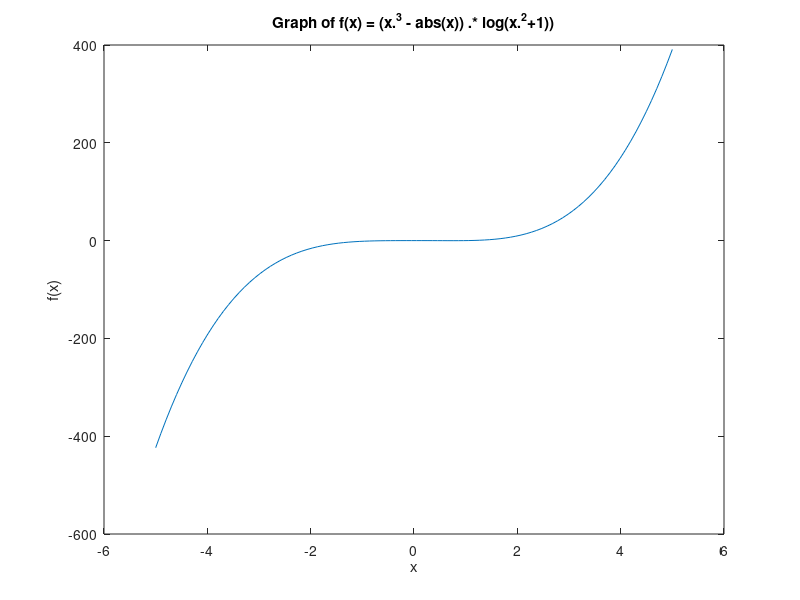

This figure's MATLAB source: (Note: this script raises an error after producing the figure.)
%%  Introduction to Plotting and Vectorization
% This lab will provide an introduction to two dimensional plots.  At
% the end, you should feel comfortable plotting functions of the form f(x).
% You should find this useful not only for visualizing the solutions of
% ODEs, but also for plotting general data that might appear in other
% courses and work.
%
% In the process we will also introduce the concept of vectorization, which
% is helpful for writing efficient and "clean" code.  Vectorization is a 
% concept found not only in MATLAB but also C/C++, Fortran, and other
% languages.
%
% Opening the m-file lab1.m in the MATLAB editor, step through each
% part using cell mode to see the results.  Compare the output with the
% PDF, which was generated from this m-file.
%
% There are twelve (12) exercises in this lab that will be graded.  
% Write your solutions in the template, including appropriate descriptions 
% in each step. Save the .m file as lab1_<UTORid>.m and submit it online on
% Quercus. Also, submit a PDF of the output by generating html (by going to
% 'File', 'Publish') and then saving to a PDF called lab1_<UTORid>.pdf. 
% Substitute your UTORid for <UTORid>.
%
% MAT292 Fall 2018, Stinchcombe & Khovanskii
% MAT292 Fall 2017, Stinchcombe & Sinnamon
% MAT292 Fall 2016, Sinnamon & Sousa
% Based on original from MAT292 Fall 2012, Hart & Pym

%% Creating Vectors Explicitly
% MATLAB plots vectors (also known as arrays) of data points.  The first 
% way to create vectors is to give MATLAB a list of values of the form:
%
% x = [value1, value2, value3, ..., valueN];
%
% We can then see the values in the array x by entering |x| without a
% semilcolon or with the command |disp(x)|, with or without the semicolon.
%
% Individual entries of the vector can be accessed with the command |x(i)|, 
% where |i| is between 1 and the length of the array.  If |i| is not in 
% this range an error is thrown.
%
% Examine the following commands and their output.

x = [.5, 1.0, 2.3, 4.0, 4.333, 5.];     %These are arbitrary values
x
disp(x)
disp(x);
x(1)
x(2)

%% Exercise 1
% Objective: Observe a MATLAB error when you try to access an invalid
% index.
%
% Details: Try to access elements of the vector |x|, created in the
% previous step at the command prompt |>>|.  Try values of |i| outside the 
% valid range.  Try negative values, zero, and large positive values.  Copy
% down the error message in each case, and report this in your submitted 
% work as:
%
% Error for negative index: "Array indices must be positive integers or
% logical values."
%
% Error for zero index: "Array indices must be positive integers or
% logical values."
%
% Error for positive index outside of the bounds: "Index exceeds array
% bounds."
%
% Only include the error message as a comment (with the percent signs), 
% DO NOT INCLUDE THE CODE IN YOUR SUBMISSION.

%% Plotting a Vector
% Given a list (one dimensional array) of values we can plot them with the
% command |plot(x)|, with or without a semicolon.  This will plot the points in the
% data set |(i, x(i))|.

plot(x)

%% Plotting Vector x against Vector y
% To plot functions, we need two vectors: a set of x points and a
% corresponding set of y points.  We now create a vector |y| and plot
% x against y with the command |plot(x,y)|.
%
% If the two vectors are not the same size, MATLAB will throw an error.

y = [3.7, -3.4, 1.02, 2.2, .04, 1.0];   %These are arbitrary values
plot(x,y)

%% Exercise 2
% Objective:  Create two vectors and plot one against the other.
%
% Details:  Explicitly create the vectors 
%
% x = [-5, -3, -1, 0, 2, 4, 6] 
%
% and 
%
% y = [-25, -9, -1, 0, 4, 16, 36]
%
% And plot |x| against |y|.  Your submission should show both the
% creation of the vectors and the figure, as in the example.

% Creation of vectors x and y
x = [-5, -3, -1, 0, 2, 4, 6];
y = [-25, -9, -1, 0, 4, 16, 36];

% Plot |x| against |y|
plot(x,y)

%% Creating Vectors with For Loops
% Entering the values by hand is tedious and error prone.  We can use
% MATLAB's programming features to create them.  Suppose we want to create
% a vector of N points between 0 and 1, equally spaced and inclusive.  This
% would be useful if we wanted to evaluate a function, f(x), at all of
% these values.
%
% The distance between the points will be h = (1 - 0)/(N-1), so that:
%
% 0 = x(1) = 0 * h < x(2) = 1 * h < ... < x(j) = (j-1) * h < ... < x(N) =
% (N-1) * j = 1
%
% NOTE: if we with to do this between two arbitrary points, a < b, instead
% of 0 and 1, the values would be: h = (b - a)/(N-1) and a = x(1) = a + 0 *
% h < x(2) = a+ 1 * h < ... < x(j) = a +(j-1) * h < ...< x(N) = b
%
% We assign a value of N, compute h, preallocate a vector x, and then loop
% through the vector.
%
% By 'preallocate' we mean 'set aside an array of the appropriate size in 
% memory for future use'.  Preallocation can be done with the command
% |x = zeros(N,1);|, which makes an array of length N in which all the entries
% are zero.  Other options are possible, too.

N = 11;             %Alter this value to see different results
h = (1-0)/(N-1);
x = zeros(N,1);     %This creates a column vector.  
                    %zeros(1,N) would create a row vector.

for j = 1:N
    x(j) = (j-1) * h;
end
disp(x);

%% Plotting y = x^2
% As a first example of plotting a function, we plot y = x^2.  Using the
% array |x| created in the last step, we populate a vector |y| such that
% |y(i) = x(i)^2| and plot it.
%

y = zeros(N,1);     %Preallocate the array

for j = 1:N
    y(j) = x(j)^2;
end

disp(y);

plot(x,y)

%% Plotting y = sin(2 * pi * x)
% MATLAB has a number of built in functions including the trigonometric
% functions (sin, cos, arccos,...), the exponential functions (exp), the
% natural logarithm function (log), hyperbolic functions (sinh, cosh), and
% others.  The constant |pi| is also defined.  For a full list of built in
% functions type |help elfun| at the MATLAB command line.  
%
% We create the vector |z| with |z(j) = sin(2*pi*x(j))|, using the same array as
% from the previous steps.

z = zeros(N,1);     %Preallocate the array

for j = 1:N
    z(j) = sin(2 * pi * x(j));
end

plot(x,z)

%% Exercise 3
% Objective:  Plot |x|.x
%
% Details:  Using a for loop, create a vector x of 101 equally spaced
% points between -3 and 7, inclusive.  Then create a vector y, such that
% |y(i) = abs(x(i))*x(i)| using a for loop.  Plot the results.  
%
% Your submission should include the code, as in the example, and 
% appropriate comments.

% Creation of vector x of 101 points
n = 101;
h = (7-(-3))/(n-1);
x = zeros(n,1);

% Preallocate the array y
y = zeros(n,1);

% Using a loop to equally space out points in vector x between -3 and 7
% and creating the function |y(i) = abs(x(i))*x(i)|
for i = 1:n
    x(i) = (-3)+(i-1)*h;
    y(i) = abs(x(i))*x(i);
end

% Plot |x| against |y|
plot(x,y)

%% Plotting Two Data Sets at Once
% We can also plot the preceding two examples on the same figure with the
% command |plot(x, y, x, z)|.  MATLAB will automatically put a different 
% color on each line.  

h=0.1              %redefine the variables x, y, z
x=0:h:1;           %because they might have been
y=x.^2;            %changed in exercise 3
z=sin(2*pi.*x);    %

plot(x,y,x,z)

%% Annotating a Figure
% It is easy to add a title, axis labels, and a legend to the
% preceding figure.
xlabel('x');
ylabel('f(x)');
title('Example plot of two functions plotted on the same figure');
legend('x^2', 'sin(2*pi*x)');

%% Using Help Effectively
% You can obtain help on any routine at the command line by typing |help
% commandname|.  As you may have noticed in the preceding figure, the
% legend was not placed in a convenient position.  We will now use help to
% find out how to move the legend to the lower left corner, where it will
% be less obtrusive.
%
% If you type |help legend| in the command window at the |>>| prompt, 
% you'll see a section:
%
% LEGEND(...,'Location',LOC) adds a legend in the specified
%    location, LOC, with respect to the axes.  LOC may be either a
%    1x4 position vector or one of the following strings:
%
%        'North'              inside plot box near top
%        'South'              inside bottom
%        'East'               inside right
%        'West'               inside left
%        'NorthEast'          inside top right (default)
%        'NorthWest           inside top left
%        'SouthEast'          inside bottom right
%        'SouthWest'          inside bottom left
%
% Thus, if we call |legend| again, with the option 
% |'Location', 'SouthWest'|, it will move the legend to where we want.

%NOTE: The labels are entered again.
legend('x^2', 'sin(2*pi*x)','Location','SouthWest');    

%% Vectorization - An Elegant Alternative to Loops
% In the previous examples, we used for loops to fill our arrays with the
% values we wanted.  This is very similar to what would be done in C/C++,
% Java, Fortran, and other languages.  
%
% MATLAB provides a faster way to perform these looped operations, using
% vectorization, which proccesses the entire vector as a single object.
% For example, given a vector |x|, we can get the sine of the values in |x|
% with the command |sin(x)|, which outputs another vector.  This works with
% all built in MATLAB functions.  
% 
% Multiplication, division, and exponentiation are handled differently.
% Instead of using |*|, |/|, and |^|, we must use |.*|, |./|, and |.^| to
% indicate that we want the operation to be performed on each element.  The
% reason for this change in the symbols is that MATLAB uses the symbols
% without the period for matrix multiplication, exponentiation, and other
% actions.
%
% Vectorization yields more concise and less error prone code:


y = x.^2;               %Alternatively, y = x .* x;
z = sin(2 * pi * x);    %NOTE:  Multiplcation by the scalar 2*pi, does not 
                        %       require the .* operator.  Why is that?

plot(x,y,x,z)           %Verify that these are the same results
xlabel('x');
ylabel('f(x)');
title('Example plot of two functions computed by vectorizaiton');
legend('x^2', 'sin(2*pi*x)','Location','SouthWest');

%% Speed Comparison
% Historically, it was desirable both for clarity and speed to use
% vecotrized operations in place of loops everywhere possible in MATLAB.  
% Recent versions of MATLAB have reduced the speed advantage through the 
% introduction of a Just in Time (JIT) compiler, parallel for loops, and 
% other tools.
%
% However, we can still demonstrate the speed advantage, and the benefit to
% clarity is already evident.
%
% Timing is done with the |tic|, |toc| commands, which enclose the region we
% want to benchmark. The first output is the time for the construction done
% by looping, the second output is the time for construction done with
% vectorization.
%

clear y;    %Clear the y array
tic;        %Begin timing the construciton and filling of the array

y = zeros(N,1);

for j = 1:N
    y(j) = x(j)^2;
end

toc;

clear y;    %Clear the y array
tic;
y = x.^2;
toc;

%% Exercise 4
% Objective:  Compare the speedup from vectorization for a larger vector.
%
% Details:  Create a vector |x| of 5000001 equally space points between -2 and
% 3, inclusive, using a for loop.  Then time the construction of vector |y|,
% whose values are arctan of x, by a for loop and by vectorization.  Be sure to clear 
% |y| between the two runs.  (Hint: use the help file to find the command for arctan!)
%
% Your submission should include the code, as in the example, with
% appropriate comments.
    
% Creation of vector x of 5000001 points and equally spacing out the points 
% between -2 and 3
N = 5000001;
h = (3-(-2))/(N-1);
x = zeros(N,1);
for i = 1:N
    x(i) = -2+(i-1)*h;
end

% Clear out the array y
clear y;

% Begin timing the construciton and filling of the array by a loop
tic;
y = zeros(N,1);
for i = 1:N
    y(i) = atan(x(i));
end
% Stop the timing
toc;

% Clear the array y
clear y;

% Begin timing the construciton and filling of the array by vectorization
tic;
y = atan(x);
% Stop the timing
toc;

%% Further Avoiding Loops with linspace
% In the preceding examples, we will focus on the vector |x|, which was
% constructed with a |for| loop.  MATLAB includes a routine for creating a
% vector of a given number, |N|, of equally spaced points between two
% values, |a| and |b|:
%
% |x = linspace(a, b, N);|
%
% No preallocation is neccessary.  The argument |N| is optional.  If it is
% omitted MATLAB uses 100 points by default.
%
% We will now use linspace to plot the functions y = x - x^3 and y = exp(x)
% in the range [-2, 4] with 200 points.

clear all;                  %Clears all variables

x = linspace(-2,4, 200);    %Create the array

y = x - x.^3;
z = exp(x);

plot(x,y,x,z)           %Verify that these are the same results
xlabel('x');
ylabel('f(x)');
title('Example plot of two functions generated by vectorizaiton');
legend('x-x^3', 'exp(x)','Location','SouthWest');

%% Exercise 5
% Objective:  Solve an ODE and plot three particular solutions.
%
% Details:  Manually find the general solution of the ODE:
%
% dy/dt + (2*t)*y = 1/exp(t^2)
%
% and the particular solutions for initial conditions y(1) = -1, y(1) = 0,
% and y(1) = 1. Plot these three particular solutions on the same axes
% lettting the independent variable range from 1 to 5. 
%
% Once you have the three particular solutions you will
% need to:
%
%  1. Create a vector for the independent variable, t.  Use linspace with
%  a reasonable number of points (100 is fine).
%  2. Create vectors for the three solutions.  Use vectorized operations.
%  3. Plot three solutions on the same axes, annotating the figure
%   appropriately.
%
% Your submission should include, in the description section, the general 
% solution of the ODE and the three particular solutions.  It should also 
% have the appropriately commented code.

% General solution:
% y = (c+t)/(exp(t^2))
% Particular solution with initial conditions y(1) = -1
% y = (-exp(1)-1+t)/(exp(t^2))
% Particular solution with initial conditions y(1) = 0
% y = (-1+t)/(exp(t^2))
% Particular solution with initial conditions y(1) = 1
% y = (exp(1)-1+t)/(exp(t^2))

% Create the array
t = linspace(1,5,100);

% Particular solutions for the three specified initial conditions
Sol_1 = (-exp(1)-1+t)./(exp(t.^2));
Sol_2 = (-1+t)./(exp(t.^2));
Sol_3 = (exp(1)-1+t)./(exp(t.^2));

% Plot the graph
plot(t,Sol_1,t,Sol_2,t,Sol_3);

% Label the graph
xlabel('t');
ylabel('y(t)');
title('Particular Solutions to dy/dt + (2*t)*y = 1/exp(t^2)');
legend('y(1) = -1', 'y(1) = 0','y(1) = 1','Location','SouthEast');
title(legend, 'Initial Conditions');

%% More Plotting Examples - Line Style
% There are many plotting options available, including color, line style,
% and marker style.  Some options can be found from the |help plot|
% command.  This is done by incuding a command after each line.
%
% In the first we example we will vary the line style.


x = linspace(-5,5);

%Plot three functions with different line styles.  NOTE: the
%function can be put directly in the plot argument.
plot(x, sin(x),'--', x, cos(x),'-.', x, exp(-x.^2),':');   
legend('sin', 'cos', 'exp(-x^2)');

%% More Plotting Examples - Line Color
% We can also control the color, mixing it with line style.

%Plot two functions, first in green and then in red.
x = linspace(-1,1);
plot(x, x.^3 .* sin(x), 'g', x, -x .* exp(x), 'r-');
legend('x^3 * sin(x)', '-x * exp(x)');

%% More Plotting Examples - Markers
% Markers can be used at the individual points, with and without a line 
% joining the points.
x = linspace(-4,4, 20);
plot(x, sin(x), 'x-', x, (x.^2)./(1+x.^2), '.');
legend('sin(x)', 'x^2/(1+x^2)');

%% Inline functions of one variable
% 
% Suppose we wish to construct the function:
%
% |f(x) = x * sin(x)|
%
% In a way that MATLAB can understand and manipulate.  This will let us
% compute values of |f(x)|, plot it, and create other functions from it.
%
% This can be accomplished by defining an inline function of one variable,
% with the command:
%
% function name = @(argument name) mathematical expression;
%
% For this example, the function name is |f|, the argument name is |x|, and
% the mathematical expression is |x * sin(x)|.
%
% Consider the following examples, and take note of:
%
% 1. The use of vectorization in the definitions, 2. The different ways
% that the output can be displayed, 3. The different variable names.
%

f = @(x) x .* sin(x);

x = 1;
fprintf(' f(%g) = %g\n', x, f(x));
fprintf(' f(%g) = %g\n', 1, f(1));
disp(f(1));
f(1)
x = 2;
fprintf(' f(%g) = %g\n', 2, f(2));
fprintf(' f(%g) = %g\n', 2, f(2));
disp(f(2));
f(2)

disp(f([1,2]))

g = @(t) t.^2 - t +1;
g(1)
g(2)

% Construct an array of 100 grid points from -2 to 2, and plot g(t).
t = linspace(-2,2);
plot(t, g(t));
% Label axes
xlabel('t');
ylabel('g');


%% Exercise 6
%
% Objective: Write and use an inline function of one variable.
%
% Details: Define the inline function for
%
% |f(x) = (x^3 - abs(x)) * ln(x^2+1)|
%
% Use this function to compute |f(0)|, |f(1)|, and |f(-1)| and plot the
% function with 100 grid points from -5 to 5. Make sure to
% use vectorization in your definition, and label your axes.
%
% Your submission should show the definition of the function, and the
% computation of these values.

% Defining an inline function of one variable (Function Definition)
f = @(x) (x.^3 - abs(x)) .* log(x.^2+1);

% Computing and printing |f(0)| where x = 0
fprintf(' f(%g) = %g\n', 0, f(0));

% Computing and printing |f(1)| where x = 1
fprintf(' f(%g) = %g\n', 1, f(1));

% Computing and printing |f(-1)| where x = -1
fprintf(' f(%g) = %g\n', -1, f(-1));

% Create the array
x=linspace(-5,5);

% Plot the graph
plot(x,f(x));

% Label the graph
title('Graph of f(x) = (x.^3 - abs(x)) .* log(x.^2+1))')
xlabel('x');
ylabel('f(x)');

%% Inline functions of two variables
%
% Suppose we wish to solve the equation 
%
% |x = y^3 + y|
%
% for |y| as a function of |x|.  If we do this by root finding, then, given
% a value of |x0|, we need to find the root of the function
%
% |g(y) = f(x0,y) = y^3 + y - x0|
%
% We will accomplish this using inline functions.
%
% Inline functions of two variables are defined as:
%
% func = @(x,y) f(x,y);
%
% where func is the name you wish to assign your function, and |f(x,y)| is
% the relevant expression.
%
% Some examples of defining and using inline functions of two variables
% are given below. 
%

f = @(x,y) y.^3 + y - x;
x = 0; y = 0;
fprintf(' f(x = %g, y = %g) = %g\n', x, y, f(x, y));
x = 0; y = 1;
fprintf(' f(x = %g, y = %g) = %g\n', x, y, f(x, y));
disp(f(x,y))
f(0,1)

h = @(t,u) t.^2  + sin(u);
h(1, pi/2)
h(2, 2)



%% Exercise 7
%
% Objective: Write and use an inline function of two variables.
%
% Details: Define the inline function for
%
% |f(x,y) = y + y^3 - cos x + x^2 - x^4|
%
% Note that |f(x,y) = c| is the implicit solution to 
%
% |dy/dx = (4x^3 - 2x - sin x)/(1+3y^2)|.
%
% See Examples 1-3 of section 2.1 in Brannan and Boyce for similar examples.
%
% Use this function to compute |f(0, 0)|, |f(pi/2,1)|, and |f(-1,-1)|.  Make
% sure to use vectorization in your definition.
%
% Your submission should show the definition of the function, and the
% computation of these values.
%

% Function Definition
f = @(x,y) y + y.^3 - cos(x) + x.^2 - x.^4;

% Results for certain values of x and y (printing them out)
x = 0; y = 0;
fprintf(' f(x = %g, y = %g) = %g\n', x, y, f(x, y));
x = (pi/2); y = 1;
fprintf(' f(x = %g, y = %g) = %g\n', x, y, f(x, y));
x = -1; y = -1;
fprintf(' f(x = %g, y = %g) = %g\n', x, y, f(x, y));

%% Numerically solving an implicit equation
%
% Given |x0|, we will now solve the equation
%
% |f(x0, y) = y^3 + y - x0 = 0|
%
% for y.  This will be accomplished using fzero, which employs a more
% advanced form of Newton's method. 
%
% The minimal arguments needed for using fzero are:
%
% fzero(function_handle, guess)
%
% function_handle is an abstract data structure which directs MATLAB
% towards a function of a single variable that it will try to zero.
%
% We need to tell MATLAB that it is trying to solve for the |y| argument.
% This is done by creating an inline function of one variable from the
% existing function, i.e.
% 
% g = @(y) f(x0, y)
%
% And then having fzero try to solve
%
% |g(y) = 0|
%
% You can either define the new inline function and use it:
%
% g = @(y) f(x0, y);
% y = fzero(g, guess);
%
% or you can put the inline function argument directly in the function
% handle argument:
%
% y = fzero(@(y) f(x0,y), guess);
% 
% The guess is an initial guess for what we anticipate y to be.  Finding a
% good initial guess may require some experimentation. For this example,
% the guess may be quite poor, and the algorithm will still converge.  For
% others, more care must be taken.
%
% Note the various ways of constructing the inline function of one
% variable, and the different guesses.


f = @(x,y) y.^3 + y - x;

x0 = 1;
guess = 1;
g = @(y) f(x0, y);
y = fzero(g, guess);
fprintf(' y(%g) = %g\n', x0, y);

guess = 50;
y = fzero(g, guess);
fprintf(' y(%g) = %g\n', x0, y);

x = 2;
g = @(y) f(x, y);
y = fzero(g, 2);
fprintf(' y(%g) = %g\n', x, y);

guess = 2;
y = fzero(@(y) f(2, y), guess);
fprintf(' y(%g) = %g\n', 2, y);

%% Exercise 8
%
% Objective: Use fzero to solve an equation |f(x,y)=0| for y at different
% values of x.
%
% Details: Consider the function
%
% |f(x,y) = y + y^3 - cos x + x^2 - x^4|
%
% Define the appropriate inline function and compute the single solution 
% at |x = 0| and the two positive solutions at |y = 1/2|.  
%
% You will need to experiment with different guesses to get these three
% solutions.
%
% Your submission should show the definition of the function, and the
% computation of these three roots.

%Function definition
f = @(x,y) y + y.^3 - cos(x) + x.^2 - x.^4;

%The single solution at |x = 0|
x0 = 0;
guess = 10;
g = @(y) f(x0,y);
y = fzero(g, guess);
fprintf('y(%g) = %g\n', x0, y);

%The first one of the two positive solutions at |y = 1/2|
y0 = (1/2);
guess = 10;
g = @(x) f(x,y0);
x = fzero(g, guess);
fprintf('x(%g) = %g\n', y0, x);

%The second one of the two positive solutions at |y = 1/2|
y0 = (1/2);
guess = 0.1;
g = @(x) f(x,y0);
x = fzero(g, guess);
fprintf('x(%g) = %g\n', y0, x);

%% Plotting the solution
%
% Now we are ready to plot y as a function of x.  We will construct an
% array of x values, solve for y at each value of x, and then plot the
% results.  This will be accomplished with a for loop.

f = @(x,y) y.^3 + y - x;

% 50 points equally spaced from -5 to 2, inclusive
xvals = linspace(-5, 2, 50); 

% Preallocate storage space for the solutions
yvals = zeros(size(xvals));      

% Loop through all the values
for j = 1:length(xvals)
   
   yvals(j) = fzero(@(y) f(xvals(j), y), 0);
   
end

% Plot the results

plot(xvals, yvals);
xlabel('x');
ylabel('y');

%% Exercise 9
%
% Objective: Plot a portion of an implicit equation.
%
% Details: Plot the portion of the solution to
%
% |f(x,y) = y + y^3 - cos x + x^2 - x^4|
%
% passing through the point |(0,0)| for x from -2 to 2.  Use 100 grid
% points.
%
% You will need to be careful with the initial guess you use in solving the
% equation.
%
% Your submission should show the definition of the function, the
% construction of the arrays, the for loop, and the resultant figure.
%
% Label your axes.
% 

% Function defintion
% NOTE: added 1 to the function since the original function does not pass
% through (0,0)
f = @(x,y) y + y.^3 - cos(x) + x.^2 - x.^4 + 1;

% 100 points equally spaced from -2 to 2, inclusive
xvals = linspace(-2, 2, 100); 

% Preallocate storage space for the solutions
yvals = zeros(size(xvals)); 

% Initial guess
guess = 1;

% Loop through all the values
for j = 1:length(xvals)
   
   yvals(j) = fzero(@(y) f(xvals(j), y), guess);
   
end

% Plot the results and label the graph
plot(xvals, yvals);
xlabel('x');
ylabel('y');
title('Solution to f(x,y) = y + y^3 - cos x + x^2 - x^4')

%% Exercise 10
%
% Objective: Solve a differential equation and plot a portion of it.
%
% Details: Find the general implicit solution of the differential equation
%
% |dy/dx = (-cos x + 3x^2) y|
%
% Plot the particular solution passing through y(0) = 1 using 100 grid
% points for x in [-1.5, 1.25].
%
% Be careful on your choice of guess. You will be penalized if MATLAB shows
% an error.
%
% Your submission should show the general and particular solutions, in
% implicit form, in the comments, the definition of the appropriate inline
% functions, arrays, the for loop, and the figure.
%
% Label your axes.
%

% General implicit solution
% x^3-sin(x)-ln|y|+c = 0

% The particular solution with y(0) = 1
% Since c = 0
% --> x^3-sin(x)-ln|y| = 0

% Function definition
f = @(x,y) x.^3-sin(x)-log(abs(y));

% 100 points equally spaced from -1.5 to 1.25, inclusive
xvals = linspace(-1.5, 1.25, 100); 

% Preallocate storage space for the solutions
yvals = zeros(size(xvals));      

% Loop through all the values
for j = 1:length(xvals)
   
   yvals(j) = fzero(@(y) f(xvals(j), y), 0.5);
   
end

% Plot the results and label the graph
plot(xvals, yvals);
xlabel('x');
ylabel('y');
title('Solution to dy/dx = (-cos x + 3x^2) y')

%% Install iode
%
% Objective: install iode
%
% Details: visit https://faculty.math.illinois.edu/iode/ and follow the
% instructions there to download and install iode.
%
% Iode has a problem (with MATLAB versions 2014a and above), but can be
% easily fixed. In MATLAB open the folder where you installed iode and 
% double-click the file fixaxes.m. Quote (comment out) line 38: it should 
% look like %eval(’delete(a:);’); Do the same for the file freeaxes.m and 
% line 24.

%% Exercise 11
%
% Objective: use iode a plot the direction field of a differential equation
%
% Details: After starting iode, click the "direction fields" buttom from 
% the main menu. The default is the direction field for
%
% |dy/dx = sin(y-x)|
%
% Click any point in the x-y plane to see a (numerically computed) solution
% to the differential equation passing through that point.
%
% Starting from the "Equation" menu, plot the direction field of 
%
% |dy/dx = xy^2|
%
% Describe, in words, the behaviour of the solutions. What happens as x
% approaches infinity? Explain why solutions are symmetric about the 
% y-axis, i.e. |y(x)=y(-x)| for any solution.

% The behaviour of the solutions are that:
% 1. Since there are two asymptotes (the place for the asymptote depends 
% on what the constant c is) at each side of y (the slope function is an 
% even function, so it is symmetric about the y axis), y approches 
% infinity at there.
% 2. As x appraoches infinty, y approaches 0.
% 3. The slope function is symmetric about the y-axis. 
% 4. The part of the graph above the x-axis looks like a parabola with
% asymptotes on both sides
% 5. The part of the graph below the x-axis looks like a -1/(x^2) function

% As x appraoches infinty, y approaches 0.

% Solutions are symmetric about the y-axis because the function is an even
% function.
% The sign of the slope only depends on the sign of x (since it is 
% y^2); therefore, for any given pair of x and y, you can plug in a 
% positive and a negative x, which would give you a positive and negative 
% slope respectively. In other words, for every point, there is a 
% reflected point with a corresponding negative slope. Therefore, the 
% function is reflected about the y-axis. 

%% Exercise 12
%
% Objective: study the long-run behaviour of a differential equation from 
% its direction field
%
% Details: Using iode, plot the direction field of 
%
% |dy/dx = y^4 - y^3 - 3*y^2 + y + 2|
%
% By clicking on various initial conditions |y(0) = y_0| (iode plots the
% solution), determine the long-run behaviour of solutions as a function of
% |y_0|. In other words, list the constant solutions that are approached as
% x goes to infinity and how |y_0| determines which constant solution is 
% approached.
%
% If your numerically computed solutions ever appear to cross then change
% the solution method from Euler to the, much better, Runge-Kutta method.
% Think about why solutions are not permitted to cross. If they do then
% this indicates a problem with the numerical solver.

% For y_0 > 2: 
% As x approaches positive infinity, y approaches positive infinity.
% As x approaches negative infinity, y approaches 2.

% For y_0 = 2: 
% y approaches 2, as x approaches both positive and negative infinity.

% For 1 < y_0 < 2:
% As x approaches positive infinity, y approaches 1.
% As x approaches negative infinity, y approaches 2.

% For y_0 = 1: 
% y approaches 1, as x approaches both positive and negative infinity.

% For -1 <= y_0 < 1:
% As x approaches positive infinity, y approaches 1.
% As x approaches negative infinity, y approaches -1.

% For y_0 = -1: 
% y approaches -1, as x approaches both positive and negative infinity.

% For -3 <= y_0 < -1:
% As x approaches positive infinity, y approaches -1.
% As x approaches negative infinity, y approaches negative infinity.

%% Exercise 13 (NOT TO BE HANDED IN)
%
% Objective: Solve a differential equation and plot the largest interval of
% existence for this solution.
%
% Details: Find the particular implicit solution of the differential
% equation
%
% |dy/dx = -x/y, y(0) = -2|
%
% Determine the largest interval of validity and plot the solution with 50
% grid points in this interval.
%
% In the comments before your code, explain why fzero has an error.
%
% Your submission should show the particular solution, in implicit form, in
% the comments, the definition of the appropriate inline functions, arrays,
% loops, and the figure. 
%
% Label your axes.
%
%% Exercise 14 (NOT TO BE HANDED IN)
%
% Objective: Solve a differential equation and plot the solution on the
% specified interval
%
% Details: Find the particular implicit solution of the differential
% equation
%
% |du/dt = -(u^4 - 1), u(0) = .1|
%
% and plot it for |t| from 0 to 1.
%
% Determine a good starting guess that works throughout the interval and
% plot the solution with 50 grid points in this interval.
%
% Your submission should show the particular solution, in implicit form, in
% the comments, the definition of the appropriate inline functions, arrays,
% loops, and the figure.
%
% Label your axes.
